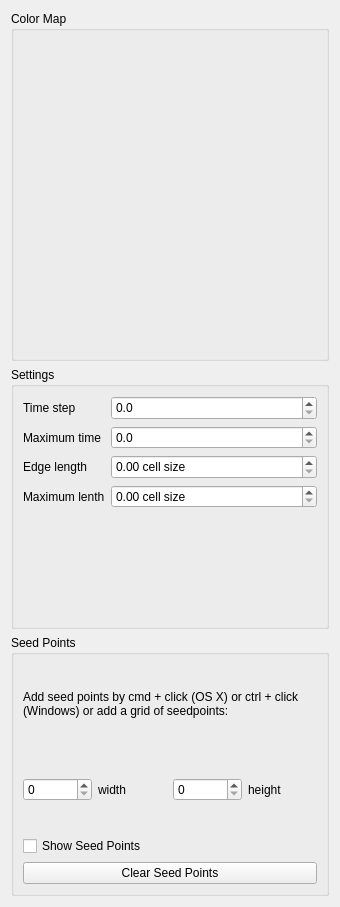
<?xml version="1.0" encoding="UTF-8"?>
<ui version="4.0">
 <class>StreamLinesTab</class>
 <widget class="QWidget" name="StreamLinesTab">
  <property name="geometry">
   <rect>
    <x>0</x>
    <y>0</y>
    <width>340</width>
    <height>907</height>
   </rect>
  </property>
  <property name="minimumSize">
   <size>
    <width>340</width>
    <height>500</height>
   </size>
  </property>
  <property name="windowTitle">
   <string>Form</string>
  </property>
  <layout class="QVBoxLayout" name="verticalLayout">
   <item>
    <widget class="QGroupBox" name="colormapGroupBox">
     <property name="minimumSize">
      <size>
       <width>0</width>
       <height>350</height>
      </size>
     </property>
     <property name="title">
      <string>Color Map</string>
     </property>
     <layout class="QVBoxLayout" name="verticalLayout_2">
      <item>
       <widget class="ColorMapTab" name="colorMapWidget" native="true">
        <property name="minimumSize">
         <size>
          <width>0</width>
          <height>0</height>
         </size>
        </property>
       </widget>
      </item>
     </layout>
    </widget>
   </item>
   <item>
    <widget class="QGroupBox" name="settingsGroupBox">
     <property name="title">
      <string>Settings</string>
     </property>
     <layout class="QVBoxLayout" name="verticalLayout_3">
      <item>
       <layout class="QVBoxLayout" name="verticalLayout_4">
        <item>
         <layout class="QFormLayout" name="formLayout">
          <item row="0" column="0">
           <widget class="QLabel" name="timeStepLabel">
            <property name="text">
             <string>Time step</string>
            </property>
           </widget>
          </item>
          <item row="0" column="1">
           <widget class="QDoubleSpinBox" name="timeStepSelector">
            <property name="minimumSize">
             <size>
              <width>0</width>
              <height>24</height>
             </size>
            </property>
            <property name="toolTip">
             <string>The integration time.</string>
            </property>
            <property name="statusTip">
             <string/>
            </property>
            <property name="decimals">
             <number>1</number>
            </property>
           </widget>
          </item>
          <item row="2" column="0">
           <widget class="QLabel" name="edgeLengthLabel">
            <property name="text">
             <string>Edge length</string>
            </property>
           </widget>
          </item>
          <item row="2" column="1">
           <widget class="QDoubleSpinBox" name="edgeLengthSelector">
            <property name="minimumSize">
             <size>
              <width>0</width>
              <height>24</height>
             </size>
            </property>
            <property name="toolTip">
             <string>The length of on piece of the stream line.</string>
            </property>
            <property name="suffix">
             <string> cell size</string>
            </property>
            <property name="maximum">
             <double>10.000000000000000</double>
            </property>
            <property name="singleStep">
             <double>0.010000000000000</double>
            </property>
           </widget>
          </item>
          <item row="1" column="0">
           <widget class="QLabel" name="maximumTimeLabel">
            <property name="text">
             <string>Maximum time</string>
            </property>
           </widget>
          </item>
          <item row="1" column="1">
           <widget class="QDoubleSpinBox" name="maximumTimeSelector">
            <property name="toolTip">
             <string>The maximum integration time. </string>
            </property>
            <property name="decimals">
             <number>1</number>
            </property>
            <property name="maximum">
             <double>16777215.000000000000000</double>
            </property>
           </widget>
          </item>
          <item row="3" column="0">
           <widget class="QLabel" name="maximumLengthLabel">
            <property name="text">
             <string>Maximum lenth</string>
            </property>
           </widget>
          </item>
          <item row="3" column="1">
           <widget class="QDoubleSpinBox" name="maximumLengthSelector">
            <property name="toolTip">
             <string>The maximum total length of a stream line.</string>
            </property>
            <property name="suffix">
             <string> cell size</string>
            </property>
            <property name="maximum">
             <double>16777215.000000000000000</double>
            </property>
           </widget>
          </item>
         </layout>
        </item>
       </layout>
      </item>
     </layout>
    </widget>
   </item>
   <item>
    <widget class="QGroupBox" name="seedPointsGroupBox">
     <property name="title">
      <string>Seed Points</string>
     </property>
     <layout class="QVBoxLayout" name="verticalLayout_5">
      <item>
       <widget class="QLabel" name="seedPointsExplanationLabel">
        <property name="text">
         <string>Add seed points by cmd + click (OS X) or ctrl + click (Windows) or add a grid of seedpoints:</string>
        </property>
        <property name="wordWrap">
         <bool>true</bool>
        </property>
       </widget>
      </item>
      <item>
       <layout class="QHBoxLayout" name="horizontalLayout">
        <item>
         <widget class="QSpinBox" name="gridWidthSpinBox"/>
        </item>
        <item>
         <widget class="QLabel" name="gridWidthLabel">
          <property name="text">
           <string>width</string>
          </property>
         </widget>
        </item>
        <item>
         <widget class="QSpinBox" name="gridHeightSpinBox"/>
        </item>
        <item>
         <widget class="QLabel" name="gridHeightLabel">
          <property name="text">
           <string>height</string>
          </property>
         </widget>
        </item>
       </layout>
      </item>
      <item>
       <widget class="QCheckBox" name="showSeedPoinsCheckBox">
        <property name="text">
         <string>Show Seed Points</string>
        </property>
       </widget>
      </item>
      <item>
       <widget class="QPushButton" name="clearSeedPointsButton">
        <property name="text">
         <string>Clear Seed Points</string>
        </property>
       </widget>
      </item>
     </layout>
    </widget>
   </item>
  </layout>
 </widget>
 <customwidgets>
  <customwidget>
   <class>ColorMapTab</class>
   <extends>QWidget</extends>
   <header location="global">view/colormaptab.h</header>
   <container>1</container>
  </customwidget>
 </customwidgets>
 <resources/>
 <connections/>
</ui>
